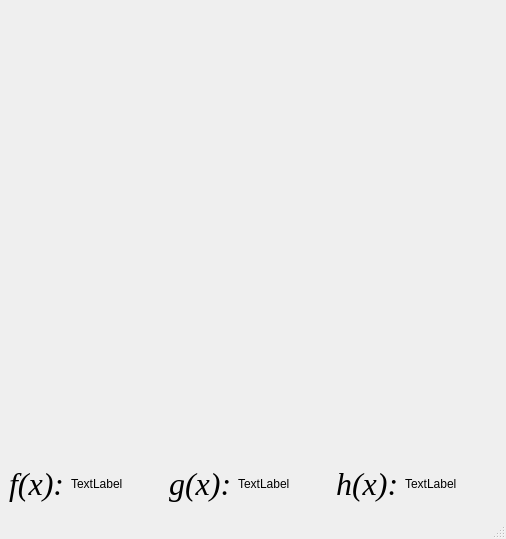
<?xml version="1.0" encoding="UTF-8"?>
<ui version="4.0">
 <class>MainWindow</class>
 <widget class="QMainWindow" name="MainWindow">
  <property name="geometry">
   <rect>
    <x>0</x>
    <y>0</y>
    <width>506</width>
    <height>539</height>
   </rect>
  </property>
  <property name="windowTitle">
   <string>MainWindow</string>
  </property>
  <widget class="QWidget" name="centralwidget">
   <layout class="QVBoxLayout" name="verticalLayout" stretch="9,1">
    <item>
     <widget class="QLabel" name="label">
      <property name="text">
       <string/>
      </property>
     </widget>
    </item>
    <item>
     <layout class="QHBoxLayout" name="horizontalLayout" stretch="1,5,1,5,1,5">
      <item>
       <widget class="QLabel" name="label_2">
        <property name="font">
         <font>
          <family>Times New Roman</family>
          <pointsize>24</pointsize>
          <italic>true</italic>
         </font>
        </property>
        <property name="text">
         <string>f(x):</string>
        </property>
       </widget>
      </item>
      <item>
       <widget class="QLabel" name="fff">
        <property name="text">
         <string>TextLabel</string>
        </property>
       </widget>
      </item>
      <item>
       <widget class="QLabel" name="label_3">
        <property name="font">
         <font>
          <family>Times New Roman</family>
          <pointsize>24</pointsize>
          <italic>true</italic>
         </font>
        </property>
        <property name="text">
         <string>g(x):</string>
        </property>
       </widget>
      </item>
      <item>
       <widget class="QLabel" name="ggg">
        <property name="text">
         <string>TextLabel</string>
        </property>
       </widget>
      </item>
      <item>
       <widget class="QLabel" name="label_4">
        <property name="font">
         <font>
          <family>Times New Roman</family>
          <pointsize>24</pointsize>
          <italic>true</italic>
         </font>
        </property>
        <property name="text">
         <string>h(x):</string>
        </property>
       </widget>
      </item>
      <item>
       <widget class="QLabel" name="hhh">
        <property name="text">
         <string>TextLabel</string>
        </property>
       </widget>
      </item>
     </layout>
    </item>
   </layout>
  </widget>
  <widget class="QMenuBar" name="menubar">
   <property name="geometry">
    <rect>
     <x>0</x>
     <y>0</y>
     <width>506</width>
     <height>24</height>
    </rect>
   </property>
  </widget>
  <widget class="QStatusBar" name="statusbar"/>
 </widget>
 <resources/>
 <connections/>
</ui>
